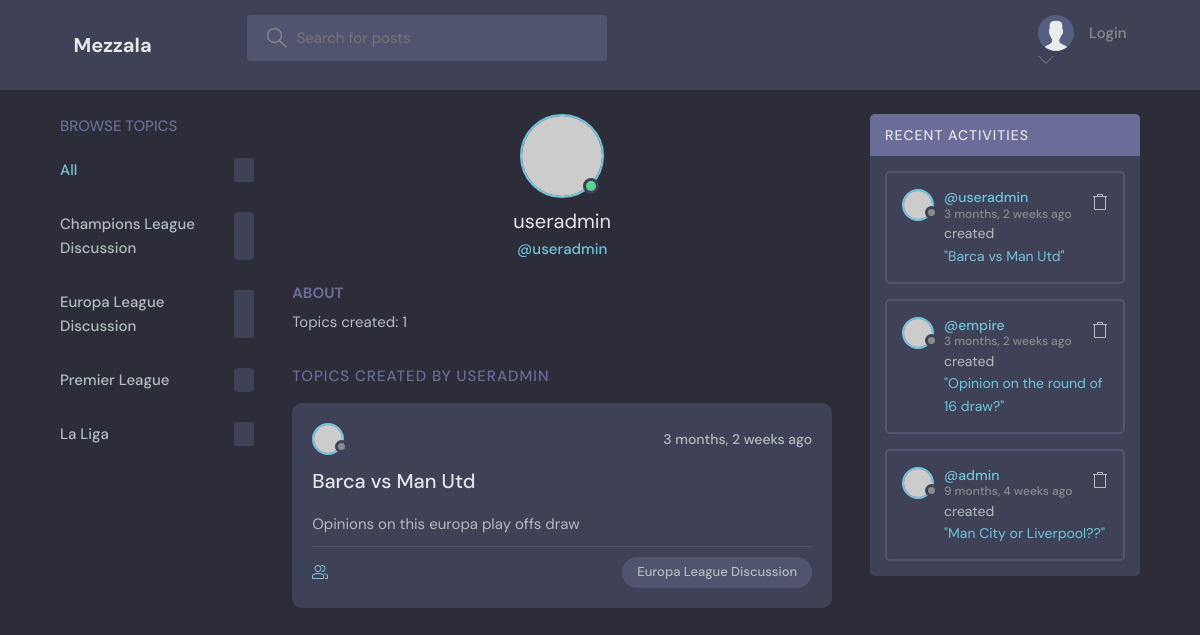
Page /user/4/ on the committed database.
### footbuddyapp/models.py (models this page shows, shortened)
class Room(models.Model):
    name = models.CharField(max_length=200)
    mod = models.ForeignKey(User,null=True, on_delete=models.SET_NULL)
    updated = models.DateTimeField(auto_now=True)
    created = models.DateTimeField(auto_now_add=True)
    description = models.TextField()

class Topic(models.Model):
    creator = models.ForeignKey(User, on_delete=models.CASCADE)
    room =  models.ForeignKey(Room, on_delete=models.CASCADE)
    title = models.TextField()
    body = models.TextField()
    updated = models.DateTimeField(auto_now=True)
    created = models.DateTimeField(auto_now_add=True)
    class Meta:
        ordering = ['-updated', '-created']
    def __str__(self):
        return self.body[0:100]

### footbuddyapp/views.py (the view)
# urls.py: path('user/<int:pk>/', views.userprofile, name="user-profile"),
def userprofile(request, pk):
    user = User.objects.get(id=pk)
    user_topic = user.topic_set.all()
    topicx = Topic.objects.all()
    roomx = Room.objects.all()
    context = {'user_topic':user_topic, 'topicx':topicx, 'roomx':roomx, 'user':user}
    return render(request, 'profile.html', context)

### templates/profile.html (shortened to what this page needs)
{% include 'main.html' %}
  <main class="profile-page layout layout--3">
    <div class="container">
      <div class="topics">
        <div class="topics__header">
          <h2>Browse Topics</h2>
        </div>
        <ul class="topics__list">
          <li>
            <a href="/" class="active">All <span></span></a>
          </li>
          {% for room in roomx %}
          <li>
            <a href="/">{{room.name}} <span></span></a>
          </li>
          {% endfor %}
        </ul>
      </div>
      <div class="roomList">
        <div class="profile">
          <div class="profile__avatar">
            <div class="avatar avatar--large active">
              <img src="https://randomuser.me/api/portraits/men/11.jpg" />
            </div>
          </div>
          <div class="profile__info">
            <h3>{{user.username}}</h3>
            <p>@{{user.username}}</p>
          </div>
          <div class="profile__about">
            <h3>About</h3>
            <p>
             Topics created: {{user_topic.count}}
            </p>
          </div>
        </div>
        <div class="roomList__header">
          <div>
            <h2>Topics created by {{user.username}}</a>
            </h2>
          </div>
        </div>
        {% for topic in user_topic %}
        <div class="roomListRoom">
          <div class="roomListRoom__header">
            <a href="{% url 'topic' topic.id %}" class="roomListRoom__author">
              <div class="avatar avatar--small">
                <img src="https://randomuser.me/api/portraits/women/11.jpg" />
              </div>
            </a>
            <div class="roomListRoom__actions">
              <span>{{topic.created|timesince}} ago</span>
            </div>
          </div>
          <div class="roomListRoom__content">
            <a href="{% url 'topic' topic.id %}">{{topic.title}}</a>
            <p>
              {{topic}}
            </p>
          </div>
          <div class="roomListRoom__meta">
            <a href="{% url 'room' topic.room.id %}" class="roomListRoom__joined">
            </a>
            <p class="roomListRoom__topic">{{topic.room.name}}</p>
          </div>
        </div>
        {% endfor %}
      </div>
      <div class="activities">
        <div class="activities__header">
          <h2>Recent Activities</h2>
        </div>
        {% for topic in topicx|slice:"10" %}
        <div class="activities__box">
          <div class="activities__boxHeader roomListRoom__header">
            <a href="{% url 'topic' topic.id %}" class="roomListRoom__author">
              <div class="avatar avatar--small">
                <img src="https://randomuser.me/api/portraits/women/11.jpg" />
              </div>
              <p>
                @{{topic.creator}}
                <span>{{topic.created|timesince}} ago</span>
              </p>
            </a>
            <div class="roomListRoom__actions">
              <a href="#">
              </a>
            </div>
          </div>
          <div class="activities__boxContent">
            <p>created <a href="{% url 'topic' topic.id %}">"{{topic.title}}"</a></p>
          </div>
        </div>
        {% endfor %}
      </div>
    </div>
  </main>

### templates/main.html (shortened to what this page needs)
{% load static  %}
<!DOCTYPE html>
<html lang="en">
  <head>
    <link rel="stylesheet" href="{% static 'style.css' %}" />
  </head>
  <body>
    <header class="header header--loggedIn">
      <div class="container">
        <a href="/" class="header__logo">
          <h1>Mezzala</h1>
        </a>
        <form class="header__search" method="POST" action="{% url 'home' %}">
          <label>
            <input name="searched" placeholder="Search for posts" />
          </label>
        </form>
        <nav class="header__menu">
          {% if request.user.is_authenticated %}
          <a href="#">
            <div class="">
            </div>
            <p>{{request.user.username}}<span>@{{request.user.username}}</span></p>
            {%else%}
            <a href="{% url 'login' %}">
              <img src="./assets/avatar.svg" />
              <p>Login</p>
            </a>
          {% endif %}
            <svg
              version="1.1"
              xmlns="http://www.w3.org/2000/svg"
              width="32"
              height="32"
              viewBox="0 0 32 32"
            >
              <title>chevron-down</title>
              <path d="M16 21l-13-13h-3l16 16 16-16h-3l-13 13z"></path>
            </svg>
        </nav>
      </div>
    </header>

### rows in the picture
Room: name "Champions League Discussion"
Room: name "Europa League Discussion"
Room: name "Premier League"
Room: name "La Liga"
Topic: created "3 months, 2 weeks", title "Barca vs Man Utd", body "Opinions on this europa play offs draw", room.name "Europa League Discussion", creator "useradmin"
Topic: creator "empire", created "3 months, 2 weeks", title "Opinion on the round of 16 draw?"
Topic: creator "admin", created "9 months, 4 weeks", title "Man City or Liverpool??"

### other values in the picture
{{ user.username }} "useradmin"
{{ user_topic.count }} "1"
{{ user.username }} "USERADMIN"
